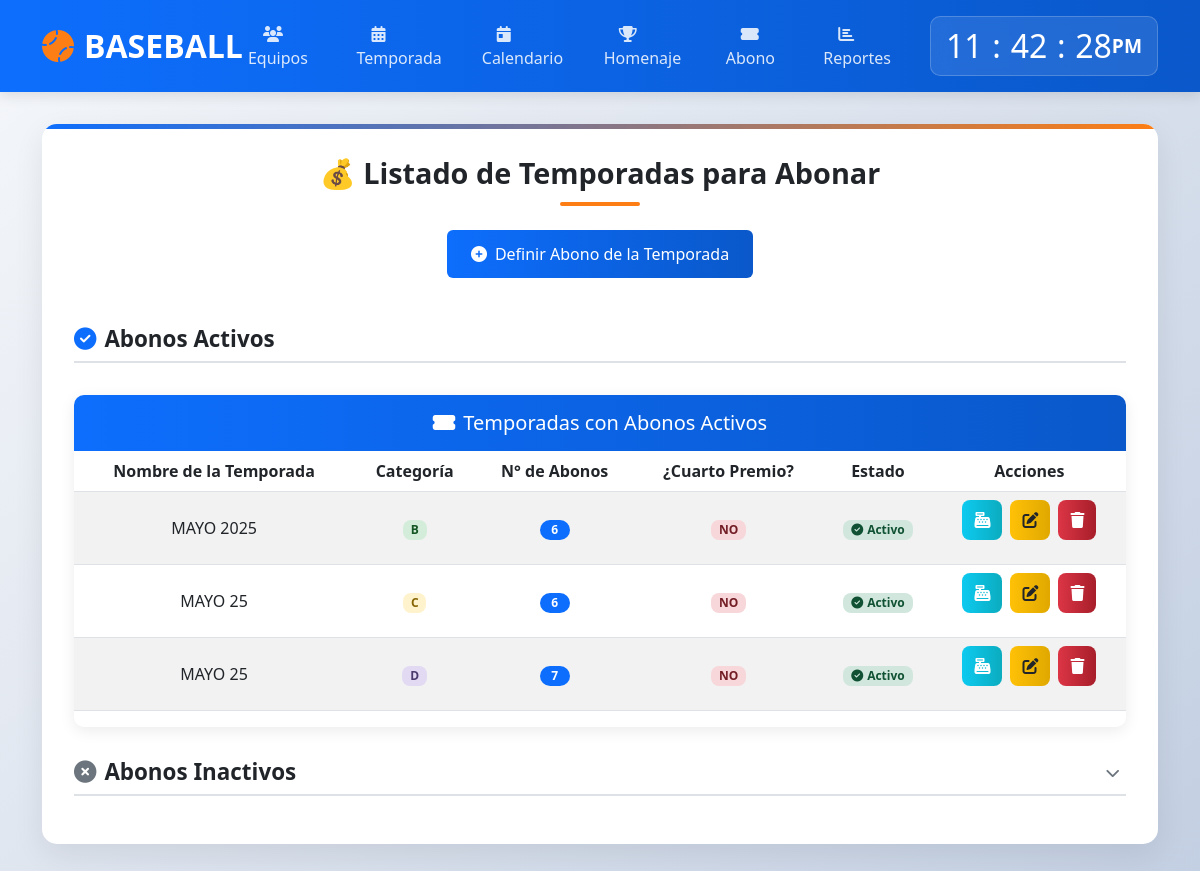
/modulos/abonos/index.php, run on an earlier commit of the app's database.
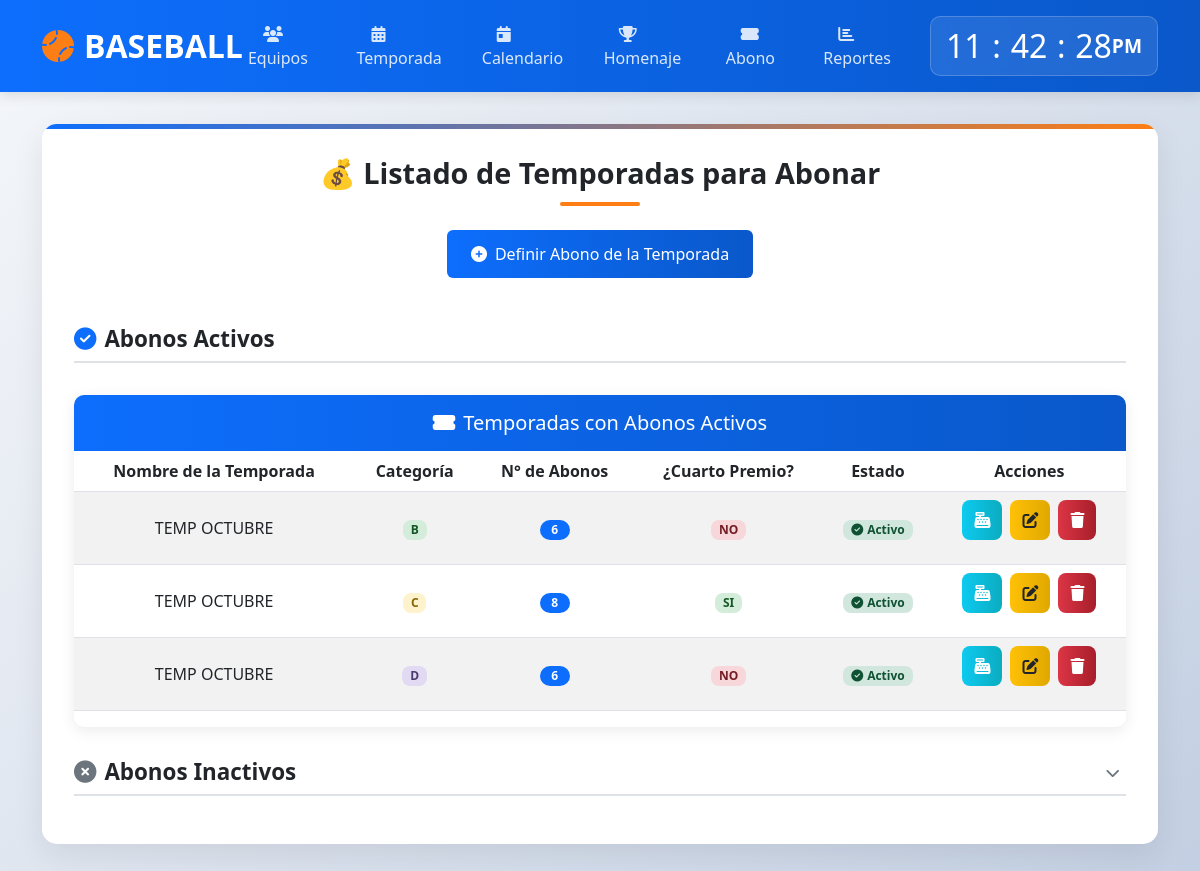
And on a later commit of the database.
### tables this page shows
CREATE TABLE `abonos` (
  `id_abn` int(100) NOT NULL,
  `id_temp` int(100) NOT NULL,
  `categoria` varchar(1) NOT NULL,
  `ncantidad` int(100) NOT NULL,
  `prize_four` varchar(1) DEFAULT NULL,
  `cant_four` int(100) DEFAULT NULL,
  `mond_four` enum('$','Bs') DEFAULT '$',
  `prize_once` int(1) DEFAULT NULL,
  `cant_once` int(100) DEFAULT NULL,
  `mond_once` enum('$','Bs') DEFAULT '$',
  `prize_second` int(1) DEFAULT NULL,
  `cant_second` int(100) DEFAULT NULL,
  `mond_second` enum('$','Bs') DEFAULT '$',
  `prize_third` int(1) DEFAULT NULL,
  `cant_third` int(100) DEFAULT NULL,
  `mond_third` enum('$','Bs') DEFAULT '$',
  `activo` tinyint(1) DEFAULT 1,
  `tipo_moneda` enum('$','Bs') DEFAULT '$'
);

CREATE TABLE `temporada` (
  `id_temp` int(100) NOT NULL,
  `name_temp` text NOT NULL,
  `categoria` varchar(1) NOT NULL,
  `partidas` int(100) NOT NULL,
  `innings` int(10) NOT NULL,
  `valor` decimal(10,2) NOT NULL,
  `nequipos` int(10) NOT NULL,
  `activo` int(1) DEFAULT NULL
);

### modulos/abonos/index.php (the view, shortened to what this page needs)
<?php
$con = conectar();
$fix_null_query = "UPDATE abonos SET activo = 1 WHERE activo IS NULL OR activo = ''";
mysqli_query($con, $fix_null_query);
?>
<!DOCTYPE html>
<html lang="es">
<head>
    <link href="https://cdn.jsdelivr.net/npm/bootstrap@5.3.0/dist/css/bootstrap.min.css" rel="stylesheet">
    <link rel="stylesheet" href="https://cdnjs.cloudflare.com/ajax/libs/font-awesome/6.4.0/css/all.min.css">
</head>
<body>
    <header class="header">
        <div class="container">
            <div class="d-flex justify-content-between align-items-center">
                <a href="../../" class="logo">
                    <i class="fas fa-baseball-ball"></i>BASEBALL
                </a>
                <ul class="navigation">
                    <li><a href="../equipos/"><i class="fas fa-users"></i> Equipos</a></li>
                    <li><a href="../juego/"><i class="fas fa-calendar-alt"></i> Temporada</a></li>
                    <li><a href="../calendario/"><i class="fas fa-calendar-day"></i> Calendario</a></li>
                    <li><a href="../homenaje/homenaje.php"><i class="fas fa-trophy"></i> Homenaje</a></li>
                    <li><a href="../abonos/"><i class="fas fa-ticket-alt"></i> Abono</a></li>
                    <li><a href="../reporte/reporte.php"><i class="fas fa-chart-bar"></i> Reportes</a></li>
                </ul>
                <div class="clock-container">
                    <div class="clock">
                        <h2 id="hour">00</h2><h2 class="dot">:</h2>
                        <h2 id="minute">00</h2><h2 class="dot">:</h2>
                        <h2 id="seconds">00</h2><span id="ampm">AM</span>
                    </div>
                </div>
            </div>
        </div>
    </header>
    <main class="main-content">
        <div class="container">
            <div class="content-container">
                <h1 class="page-title">💰 Listado de Temporadas para Abonar</h1>
                <div class="text-center">
                    <a href="form.php">
                        <button type="button" class="btn btn-primary" data-bs-toggle="tooltip" data-bs-placement="top" title="Definir nuevos abonos para temporadas">
                            <i class="fas fa-plus-circle me-2"></i>Definir Abono de la Temporada
                        </button>
                    </a>
                </div>
                <div class="active-section">
                    <h3 class="section-title">
                        <i class="fas fa-check-circle"></i>Abonos Activos
                    </h3>
                    <div class="table-container">
                        <div class="table-header">
                            <h5 class="mb-0"><i class="fas fa-ticket-alt me-2"></i>Temporadas con Abonos Activos</h5>
                        </div>
                        <div class="table-responsive">
                            <table class="table table-hover table-striped">
                                <thead class="thead-dark">
                                    <tr>
                                        <th>Nombre de la Temporada</th>
                                        <th>Categoría</th>
                                        <th>N° de Abonos</th>
                                        <th>¿Cuarto Premio?</th>
                                        <th>Estado</th>
                                        <th>Acciones</th>
                                    </tr>
                                </thead>
                                <tbody>
                                    <?php
                                    $obtener_activos = "SELECT temporada.*, abonos.*
                                    FROM temporada
                                    INNER JOIN abonos ON temporada.id_temp = abonos.id_temp
                                    WHERE abonos.activo = '1'
                                    ORDER BY abonos.categoria, temporada.name_temp";
                                    $query_activos = mysqli_query($con, $obtener_activos);
                                    $num_activos = mysqli_num_rows($query_activos);
                                    if ($num_activos >= 1) {
                                        while ($data = mysqli_fetch_array($query_activos)) {
                                            $categoria_class = 'categoria-' . strtolower($data['categoria']);
                                            $status_class = empty($data['prize_four']) || $data['prize_four'] == '0' ? 'status-no' : 'status-yes';
                                            $status_text = empty($data['prize_four']) || $data['prize_four'] == '0' ? 'NO' : 'SI';
                                    ?>
                                    <tr>
                                        <td><?php echo htmlspecialchars($data['name_temp']); ?></td>
                                        <td>
                                            <span class="categoria-badge <?php echo $categoria_class; ?>">
                                                <?php echo $data['categoria']; ?>
                                            </span>
                                        </td>
                                        <td>
                                            <span class="count-badge">
                                                <?php echo $data['ncantidad']; ?>
                                            </span>
                                        </td>
                                        <td>
                                            <span class="status-badge <?php echo $status_class; ?>">
                                                <?php echo $status_text; ?>
                                            </span>
                                        </td>
                                        <td>
                                            <span class="status-badge status-active">
                                                <i class="fas fa-check-circle me-1"></i>Activo
                                            </span>
                                        </td>
                                        <td>
                                            <div class="action-buttons">
                                                <a href="list.php?idn=<?php echo $data['id_abn']; ?>&id=<?php echo $data['id_temp']; ?>&cat=<?php echo $data['categoria']; ?>" data-bs-toggle="tooltip" data-bs-placement="top" title="Ingresar Abonos">
                                                    <button type="button" class="buto btn btn-info">
                                                        <i class="fas fa-cash-register"></i>
                                                    </button>
                                                </a>
                                                <a href="formedit.php?id=<?php echo $data['id_abn']; ?>" data-bs-toggle="tooltip" data-bs-placement="top" title="Editar">
                                                    <button type="button" class="buto btn btn-warning">
                                                        <i class="fas fa-edit"></i>
                                                    </button>
                                                </a>
                                                <a href="delet.php?id=<?php echo $data['id_abn']; ?>" data-bs-toggle="tooltip" data-bs-placement="top" title="Eliminar" onclick="return confirm('¿Estás seguro de eliminar este abono?')">
                                                    <button type="button" class="buto btn btn-danger">
                                                        <i class="fas fa-trash"></i>
                                                    </button>
                                                </a>
                                            </div>
                                        </td>
                                    </tr>
                                    <?php
                                        }
                                    } else {
                                        echo '<tr><td colspan="6" class="empty-state"><i class="fas fa-receipt"></i><br>No hay abonos activos definidos para temporadas</td></tr>';
                                    }
                                    ?>
                                </tbody>
                            </table>
                        </div>
                    </div>
                </div>
                <div class="inactive-section" id="inactiveSection">
                    <h3 class="section-title">
                        <i class="fas fa-times-circle"></i>Abonos Inactivos
                        <button class="toggle-section" type="button" onclick="toggleInactiveSection()">
                            <i class="fas fa-chevron-down" id="toggleIcon"></i>
                        </button>
                    </h3>
                </div>
            </div>
        </div>
    </main>
</body>
</html>

What changed in the data, as far as the page shows it:
removed abonos: id_temp.name_temp "MAYO 2025", categoria "B", ncantidad "6", prize_four "NO"
removed abonos: id_temp.name_temp "MAYO 25", categoria "C", ncantidad "6", prize_four "NO"
removed abonos: id_temp.name_temp "MAYO 25", categoria "D", ncantidad "7", prize_four "NO"
added abonos: id_temp.name_temp "TEMP OCTUBRE", categoria "B", ncantidad "6", prize_four "NO"
added abonos: id_temp.name_temp "TEMP OCTUBRE", categoria "C", ncantidad "8", prize_four "SI"
added abonos: id_temp.name_temp "TEMP OCTUBRE", categoria "D", ncantidad "6", prize_four "NO"
